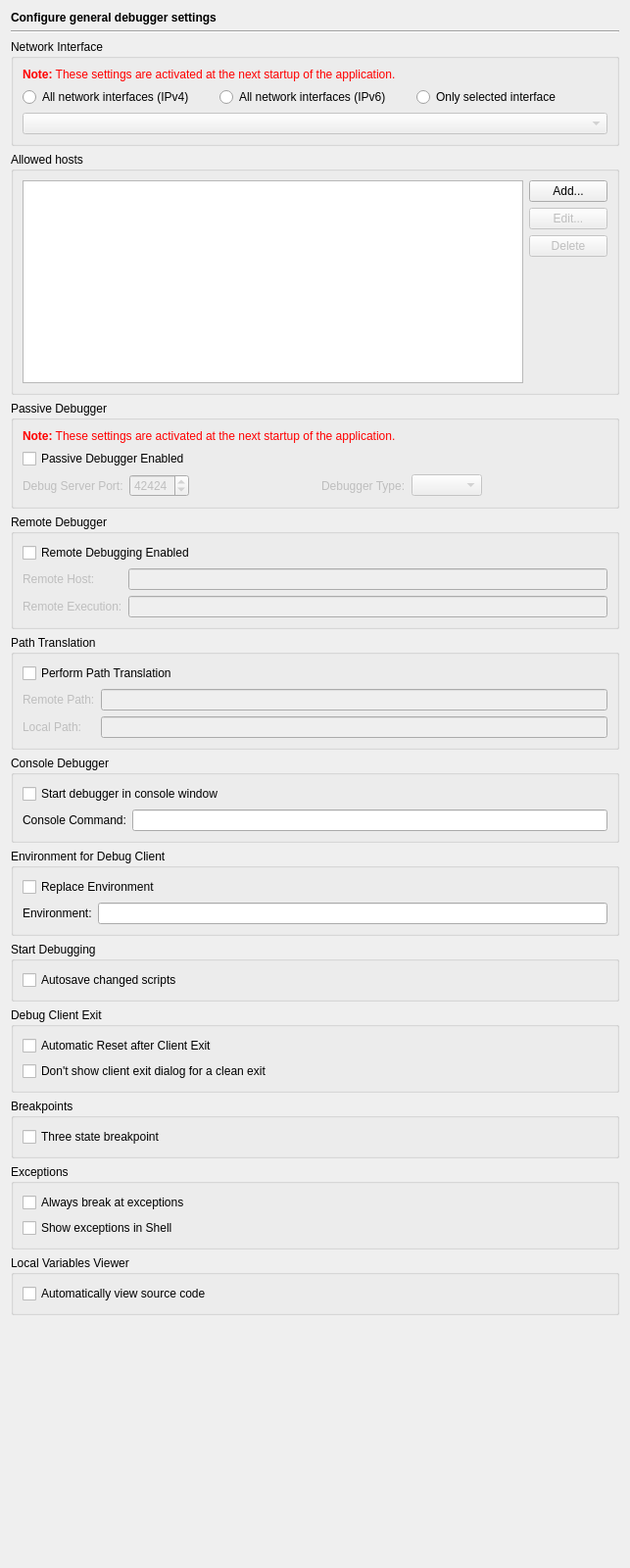
<?xml version="1.0" encoding="UTF-8"?>
<ui version="4.0">
 <class>DebuggerGeneralPage</class>
 <widget class="QWidget" name="DebuggerGeneralPage">
  <property name="geometry">
   <rect>
    <x>0</x>
    <y>0</y>
    <width>643</width>
    <height>1600</height>
   </rect>
  </property>
  <layout class="QVBoxLayout" name="verticalLayout_6">
   <item>
    <widget class="QLabel" name="headerLabel">
     <property name="text">
      <string>&lt;b&gt;Configure general debugger settings&lt;/b&gt;</string>
     </property>
    </widget>
   </item>
   <item>
    <widget class="Line" name="line11">
     <property name="frameShape">
      <enum>QFrame::HLine</enum>
     </property>
     <property name="frameShadow">
      <enum>QFrame::Sunken</enum>
     </property>
     <property name="orientation">
      <enum>Qt::Horizontal</enum>
     </property>
    </widget>
   </item>
   <item>
    <widget class="QGroupBox" name="groupBox_3">
     <property name="title">
      <string>Network Interface</string>
     </property>
     <layout class="QGridLayout" name="gridLayout_2">
      <item row="0" column="0" colspan="3">
       <widget class="QLabel" name="TextLabel1_2_3">
        <property name="text">
         <string>&lt;font color=&quot;#FF0000&quot;&gt;&lt;b&gt;Note:&lt;/b&gt; These settings are activated at the next startup of the application.&lt;/font&gt;</string>
        </property>
       </widget>
      </item>
      <item row="1" column="0">
       <widget class="QRadioButton" name="allInterfacesButton">
        <property name="toolTip">
         <string>Select to listen on all available network interfaces (IPv4 mode)</string>
        </property>
        <property name="text">
         <string>All network interfaces (IPv4)</string>
        </property>
       </widget>
      </item>
      <item row="1" column="1">
       <widget class="QRadioButton" name="all6InterfacesButton">
        <property name="toolTip">
         <string>Select to listen on all available network interfaces (IPv6 mode)</string>
        </property>
        <property name="text">
         <string>All network interfaces (IPv6)</string>
        </property>
       </widget>
      </item>
      <item row="1" column="2">
       <widget class="QRadioButton" name="selectedInterfaceButton">
        <property name="toolTip">
         <string>Select to listen on the configured interface</string>
        </property>
        <property name="text">
         <string>Only selected interface</string>
        </property>
       </widget>
      </item>
      <item row="2" column="0" colspan="3">
       <widget class="QComboBox" name="interfacesCombo">
        <property name="enabled">
         <bool>false</bool>
        </property>
        <property name="toolTip">
         <string>Select the network interface to listen on</string>
        </property>
       </widget>
      </item>
     </layout>
    </widget>
   </item>
   <item>
    <widget class="QGroupBox" name="groupBox_4">
     <property name="title">
      <string>Allowed hosts</string>
     </property>
     <layout class="QGridLayout">
      <item row="3" column="1">
       <spacer>
        <property name="orientation">
         <enum>Qt::Vertical</enum>
        </property>
        <property name="sizeHint" stdset="0">
         <size>
          <width>20</width>
          <height>40</height>
         </size>
        </property>
       </spacer>
      </item>
      <item row="2" column="1">
       <widget class="QPushButton" name="deleteAllowedHostButton">
        <property name="enabled">
         <bool>false</bool>
        </property>
        <property name="text">
         <string>Delete</string>
        </property>
       </widget>
      </item>
      <item row="1" column="1">
       <widget class="QPushButton" name="editAllowedHostButton">
        <property name="enabled">
         <bool>false</bool>
        </property>
        <property name="text">
         <string>Edit...</string>
        </property>
       </widget>
      </item>
      <item row="0" column="1">
       <widget class="QPushButton" name="addAllowedHostButton">
        <property name="text">
         <string>Add...</string>
        </property>
       </widget>
      </item>
      <item row="0" column="0" rowspan="4">
       <widget class="QListWidget" name="allowedHostsList">
        <property name="sizePolicy">
         <sizepolicy hsizetype="Expanding" vsizetype="Preferred">
          <horstretch>0</horstretch>
          <verstretch>0</verstretch>
         </sizepolicy>
        </property>
       </widget>
      </item>
     </layout>
    </widget>
   </item>
   <item>
    <widget class="QGroupBox" name="passiveDbgGroup">
     <property name="title">
      <string>Passive Debugger</string>
     </property>
     <layout class="QGridLayout" name="gridLayout">
      <item row="0" column="0" colspan="6">
       <widget class="QLabel" name="TextLabel1_2_2">
        <property name="text">
         <string>&lt;font color=&quot;#FF0000&quot;&gt;&lt;b&gt;Note:&lt;/b&gt; These settings are activated at the next startup of the application.&lt;/font&gt;</string>
        </property>
       </widget>
      </item>
      <item row="1" column="0" colspan="6">
       <widget class="QCheckBox" name="passiveDbgCheckBox">
        <property name="toolTip">
         <string>Enables the passive debug mode</string>
        </property>
        <property name="whatsThis">
         <string>&lt;b&gt;Passive Debugger Enabled&lt;/b&gt;
&lt;p&gt;This enables the passive debugging mode. In this mode the debug client (the script) connects to the debug server (the IDE). The script is started outside the IDE. This way mod_python or Zope scripts can be debugged.&lt;/p&gt;</string>
        </property>
        <property name="text">
         <string>Passive Debugger Enabled</string>
        </property>
       </widget>
      </item>
      <item row="2" column="0">
       <widget class="QLabel" name="passiveDbgPortLabel">
        <property name="enabled">
         <bool>false</bool>
        </property>
        <property name="text">
         <string>Debug Server Port:</string>
        </property>
       </widget>
      </item>
      <item row="2" column="1">
       <widget class="QSpinBox" name="passiveDbgPortSpinBox">
        <property name="enabled">
         <bool>false</bool>
        </property>
        <property name="toolTip">
         <string>Enter the port the debugger should listen on</string>
        </property>
        <property name="whatsThis">
         <string>&lt;b&gt;Debug Server Port&lt;/b&gt;
&lt;p&gt;Enter the port the debugger should listen on.&lt;/p&gt;</string>
        </property>
        <property name="minimum">
         <number>1024</number>
        </property>
        <property name="maximum">
         <number>65535</number>
        </property>
        <property name="value">
         <number>42424</number>
        </property>
       </widget>
      </item>
      <item row="2" column="2">
       <spacer name="horizontalSpacer_2">
        <property name="orientation">
         <enum>Qt::Horizontal</enum>
        </property>
        <property name="sizeHint" stdset="0">
         <size>
          <width>91</width>
          <height>20</height>
         </size>
        </property>
       </spacer>
      </item>
      <item row="2" column="3">
       <widget class="QLabel" name="label">
        <property name="enabled">
         <bool>false</bool>
        </property>
        <property name="text">
         <string>Debugger Type:</string>
        </property>
       </widget>
      </item>
      <item row="2" column="4">
       <widget class="QComboBox" name="passiveDbgBackendCombo">
        <property name="enabled">
         <bool>false</bool>
        </property>
        <property name="toolTip">
         <string>Select the debugger type of the backend</string>
        </property>
       </widget>
      </item>
      <item row="2" column="5">
       <spacer name="horizontalSpacer">
        <property name="orientation">
         <enum>Qt::Horizontal</enum>
        </property>
        <property name="sizeHint" stdset="0">
         <size>
          <width>91</width>
          <height>20</height>
         </size>
        </property>
       </spacer>
      </item>
     </layout>
    </widget>
   </item>
   <item>
    <widget class="QGroupBox" name="groupBox_2">
     <property name="title">
      <string>Remote Debugger</string>
     </property>
     <layout class="QGridLayout">
      <item row="2" column="0">
       <widget class="QLabel" name="execLabel">
        <property name="enabled">
         <bool>false</bool>
        </property>
        <property name="text">
         <string>Remote Execution:</string>
        </property>
        <property name="buddy">
         <cstring>execLineEdit</cstring>
        </property>
       </widget>
      </item>
      <item row="2" column="1">
       <widget class="QLineEdit" name="execLineEdit">
        <property name="enabled">
         <bool>false</bool>
        </property>
        <property name="toolTip">
         <string>Enter the remote execution command.</string>
        </property>
        <property name="whatsThis">
         <string>&lt;b&gt;Remote Execution&lt;/b&gt;
&lt;p&gt;Enter the remote execution command (e.g. ssh). This command is used to log into the remote host and execute the remote debugger.&lt;/p&gt;</string>
        </property>
       </widget>
      </item>
      <item row="1" column="1">
       <widget class="QLineEdit" name="hostLineEdit">
        <property name="enabled">
         <bool>false</bool>
        </property>
        <property name="toolTip">
         <string>Enter the hostname of the remote machine.</string>
        </property>
        <property name="whatsThis">
         <string>&lt;b&gt;Remote Host&lt;/b&gt;
&lt;p&gt;Enter the hostname of the remote machine.&lt;/p&gt;</string>
        </property>
       </widget>
      </item>
      <item row="1" column="0">
       <widget class="QLabel" name="hostLabel">
        <property name="enabled">
         <bool>false</bool>
        </property>
        <property name="text">
         <string>Remote Host:</string>
        </property>
        <property name="buddy">
         <cstring>hostLineEdit</cstring>
        </property>
       </widget>
      </item>
      <item row="0" column="0" colspan="2">
       <widget class="QCheckBox" name="remoteCheckBox">
        <property name="toolTip">
         <string>Enable remote debugging</string>
        </property>
        <property name="whatsThis">
         <string>This enables the remote debugger. Please enter the hostname of the remote machine and the command for the remote execution (e.g. ssh) below.</string>
        </property>
        <property name="text">
         <string>Remote Debugging Enabled</string>
        </property>
       </widget>
      </item>
     </layout>
    </widget>
   </item>
   <item>
    <widget class="QGroupBox" name="dbgPathTranslationGroup">
     <property name="title">
      <string>Path Translation</string>
     </property>
     <layout class="QGridLayout" name="_2">
      <item row="0" column="0" colspan="2">
       <widget class="QCheckBox" name="dbgPathTranslationCheckBox">
        <property name="toolTip">
         <string>Select to perform path translation</string>
        </property>
        <property name="text">
         <string>Perform Path Translation</string>
        </property>
       </widget>
      </item>
      <item row="2" column="0">
       <widget class="QLabel" name="textLabel2_9">
        <property name="enabled">
         <bool>false</bool>
        </property>
        <property name="text">
         <string>Local Path:</string>
        </property>
       </widget>
      </item>
      <item row="2" column="1">
       <widget class="QLineEdit" name="dbgTranslationLocalEdit">
        <property name="enabled">
         <bool>false</bool>
        </property>
        <property name="toolTip">
         <string>Enter the local path</string>
        </property>
       </widget>
      </item>
      <item row="1" column="1">
       <widget class="QLineEdit" name="dbgTranslationRemoteEdit">
        <property name="enabled">
         <bool>false</bool>
        </property>
        <property name="toolTip">
         <string>Enter the remote path</string>
        </property>
       </widget>
      </item>
      <item row="1" column="0">
       <widget class="QLabel" name="textLabel1_18">
        <property name="enabled">
         <bool>false</bool>
        </property>
        <property name="text">
         <string>Remote Path:</string>
        </property>
       </widget>
      </item>
     </layout>
    </widget>
   </item>
   <item>
    <widget class="QGroupBox" name="groupBox_6">
     <property name="title">
      <string>Console Debugger</string>
     </property>
     <layout class="QGridLayout" name="_4">
      <item row="1" column="1">
       <widget class="QLineEdit" name="consoleDbgEdit">
        <property name="toolTip">
         <string>Enter the console command (e.g. xterm -e)</string>
        </property>
        <property name="whatsThis">
         <string>&lt;b&gt;Console Command&lt;/b&gt;
&lt;p&gt;Enter the console command (e.g. xterm -e). This command is used to open a command window for the debugger.&lt;/p&gt;</string>
        </property>
       </widget>
      </item>
      <item row="1" column="0">
       <widget class="QLabel" name="textLabel1_17">
        <property name="text">
         <string>Console Command:</string>
        </property>
       </widget>
      </item>
      <item row="0" column="0" colspan="2">
       <widget class="QCheckBox" name="consoleDbgCheckBox">
        <property name="toolTip">
         <string>Select to start the debugger in a console window (e.g. xterm)</string>
        </property>
        <property name="text">
         <string>Start debugger in console window</string>
        </property>
       </widget>
      </item>
     </layout>
    </widget>
   </item>
   <item>
    <widget class="QGroupBox" name="groupBox_5">
     <property name="title">
      <string>Environment for Debug Client</string>
     </property>
     <layout class="QGridLayout" name="_3">
      <item row="0" column="0" colspan="2">
       <widget class="QCheckBox" name="debugEnvironReplaceCheckBox">
        <property name="toolTip">
         <string>Select, if the environment should be replaced.</string>
        </property>
        <property name="whatsThis">
         <string>&lt;b&gt;Replace Environment&lt;/b&gt;
&lt;p&gt;If this entry is checked, the environment of the debugger will be replaced by the entries of the environment variables field. If it is unchecked, the environment will be ammended by these settings.&lt;/p&gt;</string>
        </property>
        <property name="text">
         <string>Replace Environment</string>
        </property>
       </widget>
      </item>
      <item row="1" column="0">
       <widget class="QLabel" name="textLabel1_16">
        <property name="text">
         <string>Environment:</string>
        </property>
       </widget>
      </item>
      <item row="1" column="1">
       <widget class="QLineEdit" name="debugEnvironEdit">
        <property name="toolTip">
         <string>Enter the environment variables to be set.</string>
        </property>
        <property name="whatsThis">
         <string>&lt;b&gt;Environment&lt;/b&gt;
&lt;p&gt;Enter the environment variables to be set for the debugger. The individual settings must be separate by whitespace and be given in the form 'var=value'.&lt;/p&gt;
&lt;p&gt;Example: var1=1 var2=&quot;hello world&quot;&lt;/p&gt;</string>
        </property>
       </widget>
      </item>
     </layout>
    </widget>
   </item>
   <item>
    <widget class="QGroupBox" name="groupBox">
     <property name="title">
      <string>Start Debugging</string>
     </property>
     <layout class="QVBoxLayout" name="verticalLayout">
      <item>
       <widget class="QCheckBox" name="debugAutoSaveScriptsCheckBox">
        <property name="toolTip">
         <string>Select, whether changed scripts should be saved upon a debug, run, ... action.</string>
        </property>
        <property name="text">
         <string>Autosave changed scripts</string>
        </property>
       </widget>
      </item>
     </layout>
    </widget>
   </item>
   <item>
    <widget class="QGroupBox" name="groupBox_7">
     <property name="title">
      <string>Debug Client Exit</string>
     </property>
     <layout class="QVBoxLayout" name="verticalLayout_3">
      <item>
       <widget class="QCheckBox" name="automaticResetCheckBox">
        <property name="toolTip">
         <string>Select, whether a reset of the debug client should be performed after a client exit</string>
        </property>
        <property name="text">
         <string>Automatic Reset after Client Exit</string>
        </property>
       </widget>
      </item>
      <item>
       <widget class="QCheckBox" name="dontShowClientExitCheckBox">
        <property name="toolTip">
         <string>Select to suppress the client exit dialog for a clean exit</string>
        </property>
        <property name="text">
         <string>Don't show client exit dialog for a clean exit</string>
        </property>
       </widget>
      </item>
     </layout>
    </widget>
   </item>
   <item>
    <widget class="QGroupBox" name="groupBox_8">
     <property name="title">
      <string>Breakpoints</string>
     </property>
     <layout class="QVBoxLayout" name="verticalLayout_2">
      <item>
       <widget class="QCheckBox" name="debugThreeStateBreakPoint">
        <property name="toolTip">
         <string>Select to change the breakpoint toggle order from Off-&gt;On-&gt;Off to Off-&gt;On (permanent)-&gt;On (temporary)-&gt;Off</string>
        </property>
        <property name="text">
         <string>Three state breakpoint</string>
        </property>
       </widget>
      </item>
     </layout>
    </widget>
   </item>
   <item>
    <widget class="QGroupBox" name="groupBox_9">
     <property name="title">
      <string>Exceptions</string>
     </property>
     <layout class="QVBoxLayout" name="verticalLayout_4">
      <item>
       <widget class="QCheckBox" name="exceptionBreakCheckBox">
        <property name="toolTip">
         <string>Select to always break at exceptions</string>
        </property>
        <property name="text">
         <string>Always break at exceptions</string>
        </property>
       </widget>
      </item>
      <item>
       <widget class="QCheckBox" name="exceptionShellCheckBox">
        <property name="toolTip">
         <string>Select to show exception information in the shell window</string>
        </property>
        <property name="text">
         <string>Show exceptions in Shell</string>
        </property>
       </widget>
      </item>
     </layout>
    </widget>
   </item>
   <item>
    <widget class="QGroupBox" name="groupBox_10">
     <property name="title">
      <string>Local Variables Viewer</string>
     </property>
     <layout class="QVBoxLayout" name="verticalLayout_5">
      <item>
       <widget class="QCheckBox" name="autoViewSourcecodeCheckBox">
        <property name="toolTip">
         <string>Automatically view source code when user changes the callstack frame in the callstack viewer.</string>
        </property>
        <property name="text">
         <string>Automatically view source code</string>
        </property>
       </widget>
      </item>
     </layout>
    </widget>
   </item>
   <item>
    <spacer name="verticalSpacer">
     <property name="orientation">
      <enum>Qt::Vertical</enum>
     </property>
     <property name="sizeHint" stdset="0">
      <size>
       <width>20</width>
       <height>28</height>
      </size>
     </property>
    </spacer>
   </item>
  </layout>
 </widget>
 <tabstops>
  <tabstop>allInterfacesButton</tabstop>
  <tabstop>all6InterfacesButton</tabstop>
  <tabstop>selectedInterfaceButton</tabstop>
  <tabstop>interfacesCombo</tabstop>
  <tabstop>allowedHostsList</tabstop>
  <tabstop>addAllowedHostButton</tabstop>
  <tabstop>editAllowedHostButton</tabstop>
  <tabstop>deleteAllowedHostButton</tabstop>
  <tabstop>passiveDbgCheckBox</tabstop>
  <tabstop>passiveDbgPortSpinBox</tabstop>
  <tabstop>passiveDbgBackendCombo</tabstop>
  <tabstop>remoteCheckBox</tabstop>
  <tabstop>hostLineEdit</tabstop>
  <tabstop>execLineEdit</tabstop>
  <tabstop>dbgPathTranslationCheckBox</tabstop>
  <tabstop>dbgTranslationRemoteEdit</tabstop>
  <tabstop>dbgTranslationLocalEdit</tabstop>
  <tabstop>consoleDbgCheckBox</tabstop>
  <tabstop>consoleDbgEdit</tabstop>
  <tabstop>debugEnvironReplaceCheckBox</tabstop>
  <tabstop>debugEnvironEdit</tabstop>
  <tabstop>debugAutoSaveScriptsCheckBox</tabstop>
  <tabstop>automaticResetCheckBox</tabstop>
  <tabstop>dontShowClientExitCheckBox</tabstop>
  <tabstop>debugThreeStateBreakPoint</tabstop>
  <tabstop>exceptionBreakCheckBox</tabstop>
  <tabstop>exceptionShellCheckBox</tabstop>
  <tabstop>autoViewSourcecodeCheckBox</tabstop>
 </tabstops>
 <resources/>
 <connections>
  <connection>
   <sender>passiveDbgCheckBox</sender>
   <signal>toggled(bool)</signal>
   <receiver>passiveDbgPortLabel</receiver>
   <slot>setEnabled(bool)</slot>
   <hints>
    <hint type="sourcelabel">
     <x>121</x>
     <y>467</y>
    </hint>
    <hint type="destinationlabel">
     <x>107</x>
     <y>498</y>
    </hint>
   </hints>
  </connection>
  <connection>
   <sender>passiveDbgCheckBox</sender>
   <signal>toggled(bool)</signal>
   <receiver>passiveDbgPortSpinBox</receiver>
   <slot>setEnabled(bool)</slot>
   <hints>
    <hint type="sourcelabel">
     <x>219</x>
     <y>467</y>
    </hint>
    <hint type="destinationlabel">
     <x>205</x>
     <y>498</y>
    </hint>
   </hints>
  </connection>
  <connection>
   <sender>remoteCheckBox</sender>
   <signal>toggled(bool)</signal>
   <receiver>execLineEdit</receiver>
   <slot>setEnabled(bool)</slot>
   <hints>
    <hint type="sourcelabel">
     <x>294</x>
     <y>568</y>
    </hint>
    <hint type="destinationlabel">
     <x>587</x>
     <y>630</y>
    </hint>
   </hints>
  </connection>
  <connection>
   <sender>remoteCheckBox</sender>
   <signal>toggled(bool)</signal>
   <receiver>execLabel</receiver>
   <slot>setEnabled(bool)</slot>
   <hints>
    <hint type="sourcelabel">
     <x>160</x>
     <y>568</y>
    </hint>
    <hint type="destinationlabel">
     <x>128</x>
     <y>630</y>
    </hint>
   </hints>
  </connection>
  <connection>
   <sender>remoteCheckBox</sender>
   <signal>toggled(bool)</signal>
   <receiver>hostLabel</receiver>
   <slot>setEnabled(bool)</slot>
   <hints>
    <hint type="sourcelabel">
     <x>147</x>
     <y>568</y>
    </hint>
    <hint type="destinationlabel">
     <x>86</x>
     <y>599</y>
    </hint>
   </hints>
  </connection>
  <connection>
   <sender>remoteCheckBox</sender>
   <signal>toggled(bool)</signal>
   <receiver>hostLineEdit</receiver>
   <slot>setEnabled(bool)</slot>
   <hints>
    <hint type="sourcelabel">
     <x>263</x>
     <y>568</y>
    </hint>
    <hint type="destinationlabel">
     <x>587</x>
     <y>599</y>
    </hint>
   </hints>
  </connection>
  <connection>
   <sender>selectedInterfaceButton</sender>
   <signal>toggled(bool)</signal>
   <receiver>interfacesCombo</receiver>
   <slot>setEnabled(bool)</slot>
   <hints>
    <hint type="sourcelabel">
     <x>587</x>
     <y>107</y>
    </hint>
    <hint type="destinationlabel">
     <x>307</x>
     <y>137</y>
    </hint>
   </hints>
  </connection>
  <connection>
   <sender>passiveDbgCheckBox</sender>
   <signal>toggled(bool)</signal>
   <receiver>label</receiver>
   <slot>setEnabled(bool)</slot>
   <hints>
    <hint type="sourcelabel">
     <x>78</x>
     <y>467</y>
    </hint>
    <hint type="destinationlabel">
     <x>410</x>
     <y>498</y>
    </hint>
   </hints>
  </connection>
  <connection>
   <sender>passiveDbgCheckBox</sender>
   <signal>toggled(bool)</signal>
   <receiver>passiveDbgBackendCombo</receiver>
   <slot>setEnabled(bool)</slot>
   <hints>
    <hint type="sourcelabel">
     <x>257</x>
     <y>467</y>
    </hint>
    <hint type="destinationlabel">
     <x>484</x>
     <y>497</y>
    </hint>
   </hints>
  </connection>
  <connection>
   <sender>dbgPathTranslationCheckBox</sender>
   <signal>toggled(bool)</signal>
   <receiver>dbgTranslationRemoteEdit</receiver>
   <slot>setEnabled(bool)</slot>
   <hints>
    <hint type="sourcelabel">
     <x>74</x>
     <y>700</y>
    </hint>
    <hint type="destinationlabel">
     <x>241</x>
     <y>731</y>
    </hint>
   </hints>
  </connection>
  <connection>
   <sender>dbgPathTranslationCheckBox</sender>
   <signal>toggled(bool)</signal>
   <receiver>textLabel1_18</receiver>
   <slot>setEnabled(bool)</slot>
   <hints>
    <hint type="sourcelabel">
     <x>54</x>
     <y>700</y>
    </hint>
    <hint type="destinationlabel">
     <x>56</x>
     <y>731</y>
    </hint>
   </hints>
  </connection>
  <connection>
   <sender>dbgPathTranslationCheckBox</sender>
   <signal>toggled(bool)</signal>
   <receiver>textLabel2_9</receiver>
   <slot>setEnabled(bool)</slot>
   <hints>
    <hint type="sourcelabel">
     <x>104</x>
     <y>700</y>
    </hint>
    <hint type="destinationlabel">
     <x>89</x>
     <y>762</y>
    </hint>
   </hints>
  </connection>
  <connection>
   <sender>dbgPathTranslationCheckBox</sender>
   <signal>toggled(bool)</signal>
   <receiver>dbgTranslationLocalEdit</receiver>
   <slot>setEnabled(bool)</slot>
   <hints>
    <hint type="sourcelabel">
     <x>273</x>
     <y>700</y>
    </hint>
    <hint type="destinationlabel">
     <x>353</x>
     <y>762</y>
    </hint>
   </hints>
  </connection>
 </connections>
</ui>
